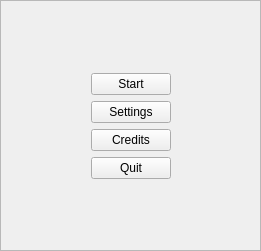
   <widget class="QFrame" name="frame_main">
    <property name="geometry">
     <rect>
      <x>10</x>
      <y>130</y>
      <width>261</width>
      <height>251</height>
     </rect>
    </property>
    <property name="frameShape">
     <enum>QFrame::StyledPanel</enum>
    </property>
    <property name="frameShadow">
     <enum>QFrame::Raised</enum>
    </property>
    <layout class="QHBoxLayout" name="horizontalLayout_3">
     <item>
      <spacer name="horizontalSpacer_2">
       <property name="orientation">
        <enum>Qt::Horizontal</enum>
       </property>
       <property name="sizeHint" stdset="0">
        <size>
         <width>40</width>
         <height>20</height>
        </size>
       </property>
      </spacer>
     </item>
     <item>
      <layout class="QVBoxLayout" name="verticalLayout">
       <item>
        <spacer name="verticalSpacer_9">
         <property name="orientation">
          <enum>Qt::Vertical</enum>
         </property>
         <property name="sizeHint" stdset="0">
          <size>
           <width>20</width>
           <height>40</height>
          </size>
         </property>
        </spacer>
       </item>
       <item>
        <widget class="QPushButton" name="pushButton_start">
         <property name="styleSheet">
          <string notr="true"/>
         </property>
         <property name="text">
          <string>Start</string>
         </property>
         <property name="iconSize">
          <size>
           <width>16</width>
           <height>16</height>
          </size>
         </property>
        </widget>
       </item>
       <item>
        <widget class="QPushButton" name="pushButton_settings">
         <property name="styleSheet">
          <string notr="true"/>
         </property>
         <property name="text">
          <string>Settings</string>
         </property>
         <property name="iconSize">
          <size>
           <width>16</width>
           <height>16</height>
          </size>
         </property>
        </widget>
       </item>
       <item>
        <widget class="QPushButton" name="pushButton_credits">
         <property name="styleSheet">
          <string notr="true"/>
         </property>
         <property name="text">
          <string>Credits</string>
         </property>
         <property name="iconSize">
          <size>
           <width>16</width>
           <height>16</height>
          </size>
         </property>
        </widget>
       </item>
       <item>
        <widget class="QPushButton" name="pushButton_quit">
         <property name="styleSheet">
          <string notr="true"/>
         </property>
         <property name="text">
          <string>Quit</string>
         </property>
         <property name="iconSize">
          <size>
           <width>16</width>
           <height>16</height>
          </size>
         </property>
        </widget>
       </item>
       <item>
        <spacer name="verticalSpacer_2">
         <property name="orientation">
          <enum>Qt::Vertical</enum>
         </property>
         <property name="sizeHint" stdset="0">
          <size>
           <width>20</width>
           <height>40</height>
          </size>
         </property>
        </spacer>
       </item>
      </layout>
     </item>
     <item>
      <spacer name="horizontalSpacer">
       <property name="orientation">
        <enum>Qt::Horizontal</enum>
       </property>
       <property name="sizeHint" stdset="0">
        <size>
         <width>14</width>
         <height>20</height>
        </size>
       </property>
      </spacer>
     </item>
    </layout>
   </widget>
